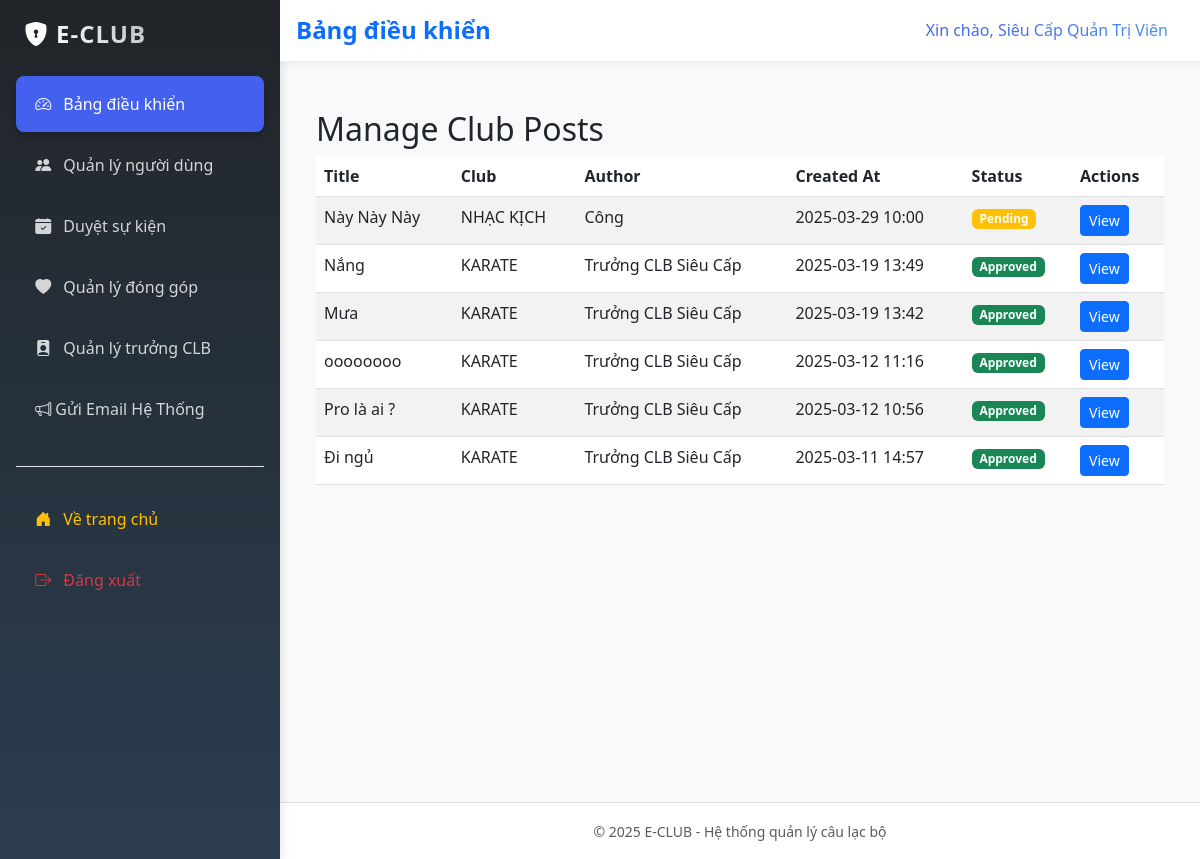
/index.php?page=admin/posts (signed in), run on the app's committed database.
### tables this page shows
CREATE TABLE `club_posts` (
  `id` int(11) NOT NULL,
  `club_id` int(11) DEFAULT NULL,
  `title` varchar(200) NOT NULL,
  `content` longtext NOT NULL,
  `image_url` varchar(255) DEFAULT NULL,
  `status` enum('pending','approved','rejected') DEFAULT 'pending',
  `created_by` int(11) DEFAULT NULL,
  `created_at` timestamp NOT NULL DEFAULT current_timestamp(),
  `updated_at` timestamp NOT NULL DEFAULT current_timestamp() ON UPDATE current_timestamp()
);

CREATE TABLE `clubs` (
  `id` int(11) NOT NULL,
  `name` varchar(100) NOT NULL,
  `description` text DEFAULT NULL,
  `created_at` timestamp NOT NULL DEFAULT current_timestamp(),
  `status` enum('active','inactive') NOT NULL DEFAULT 'active',
  `image_url` varchar(255) DEFAULT NULL,
  `bank_info` longtext DEFAULT NULL
);

CREATE TABLE `users` (
  `id` int(11) NOT NULL,
  `name` varchar(100) NOT NULL,
  `email` varchar(100) NOT NULL,
  `password` varchar(255) NOT NULL,
  `role` enum('admin','club_leader','user') DEFAULT 'user',
  `created_at` timestamp NOT NULL DEFAULT current_timestamp(),
  `avatar_url` varchar(255) DEFAULT NULL,
  `last_activity` timestamp NOT NULL DEFAULT current_timestamp() ON UPDATE current_timestamp()
);

### pages/admin/posts.php (the view, shortened to what this page needs)
<?php
$query = "SELECT cp.*, c.name as club_name, u.name as author_name
         FROM club_posts cp
         JOIN clubs c ON cp.club_id = c.id
         JOIN users u ON cp.created_by = u.id
         ORDER BY cp.created_at DESC";
$result = $conn->query($query);
$posts = $result->fetch_all(MYSQLI_ASSOC);
?>
<div class="container-fluid mt-4">
    <h2>Manage Club Posts</h2>
    <div class="table-responsive">
        <table class="table table-striped">
            <thead>
                <tr>
                    <th>Title</th>
                    <th>Club</th>
                    <th>Author</th>
                    <th>Created At</th>
                    <th>Status</th>
                    <th>Actions</th>
                </tr>
            </thead>
            <tbody>
                <?php foreach ($posts as $post): ?>
                <tr>
                    <td><?php echo htmlspecialchars($post['title']); ?></td>
                    <td><?php echo htmlspecialchars($post['club_name']); ?></td>
                    <td><?php echo htmlspecialchars($post['author_name']); ?></td>
                    <td><?php echo date('Y-m-d H:i', strtotime($post['created_at'])); ?></td>
                    <td>
                        <span class="badge bg-<?php echo $post['status'] === 'approved' ? 'success' : ($post['status'] === 'rejected' ? 'danger' : 'warning'); ?>">
                            <?php echo ucfirst($post['status']); ?>
                        </span>
                    </td>
                    <td>
                        <button type="button" class="btn btn-sm btn-primary view-post"
                                data-bs-toggle="modal" data-bs-target="#postModal"
                                data-post-id="<?php echo $post['id']; ?>"
                                data-title="<?php echo htmlspecialchars($post['title']); ?>"
                                data-content="<?php echo htmlspecialchars($post['content']); ?>"
                                data-image="<?php echo htmlspecialchars($post['image_url']); ?>"
                                data-status="<?php echo $post['status']; ?>">
                            View
                        </button>
                    </td>
                </tr>
                <?php endforeach; ?>
            </tbody>
        </table>
    </div>
</div>

### templates/admin_layout.php (style rules this page uses)
:root { --primary-color: #4361ee; --secondary-color: #3f37c9; --accent-color: #4895ef; --success-color: #4cc9f0; --light-bg: #f8f9fa; --dark-bg: #212529; }
body { font-family: 'Segoe UI', system-ui, -apple-system, sans-serif; background-color: var(--light-bg); }

### data on the page
club_posts: title "Này Này Này", club.name "NHẠC KỊCH", created_by.name "Công", created_at "2025-03-29 10:00", status "Pending"
club_posts: title "Nắng", club.name "KARATE", created_by.name "Trưởng CLB Siêu Cấp", created_at "2025-03-19 13:49", status "Approved"
club_posts: title "Mưa", club.name "KARATE", created_by.name "Trưởng CLB Siêu Cấp", created_at "2025-03-19 13:42", status "Approved"
club_posts: title "oooooooo", club.name "KARATE", created_by.name "Trưởng CLB Siêu Cấp", created_at "2025-03-12 11:16", status "Approved"
club_posts: title "Pro là ai ?", club.name "KARATE", created_by.name "Trưởng CLB Siêu Cấp", created_at "2025-03-12 10:56", status "Approved"
club_posts: title "Đi ngủ", club.name "KARATE", created_by.name "Trưởng CLB Siêu Cấp", created_at "2025-03-11 14:57", status "Approved"

### other printed values
APP_NAME "E-CLUB"
$_SESSION['name'] "Siêu Cấp Quản Trị Viên"
